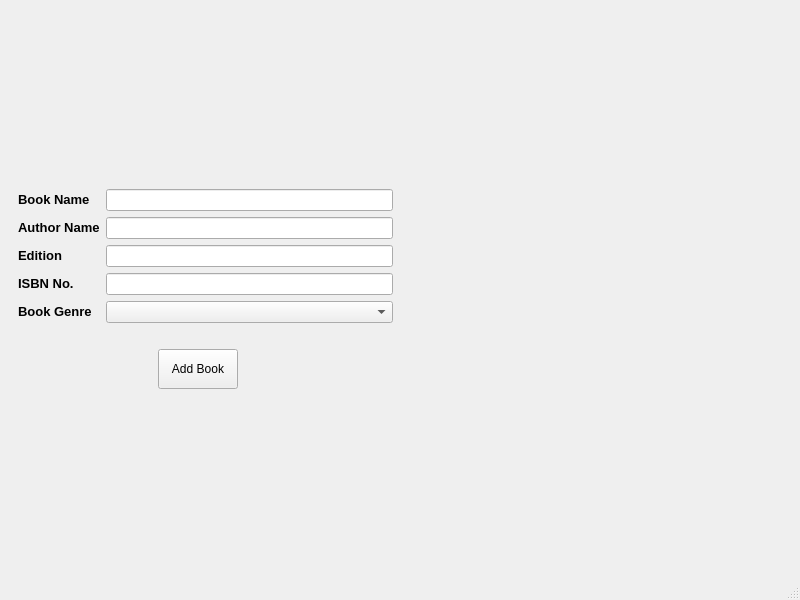
<?xml version="1.0" encoding="UTF-8"?>
<ui version="4.0">
 <class>add_book_page</class>
 <widget class="QMainWindow" name="add_book_page">
  <property name="geometry">
   <rect>
    <x>0</x>
    <y>0</y>
    <width>800</width>
    <height>600</height>
   </rect>
  </property>
  <property name="windowTitle">
   <string>Add A New Book</string>
  </property>
  <property name="styleSheet">
   <string notr="true"/>
  </property>
  <widget class="QWidget" name="centralwidget">
   <layout class="QGridLayout" name="gridLayout_2">
    <item row="11" column="1">
     <spacer name="verticalSpacer_3">
      <property name="orientation">
       <enum>Qt::Vertical</enum>
      </property>
      <property name="sizeHint" stdset="0">
       <size>
        <width>20</width>
        <height>40</height>
       </size>
      </property>
     </spacer>
    </item>
    <item row="9" column="0">
     <spacer name="horizontalSpacer">
      <property name="orientation">
       <enum>Qt::Horizontal</enum>
      </property>
      <property name="sizeHint" stdset="0">
       <size>
        <width>40</width>
        <height>20</height>
       </size>
      </property>
     </spacer>
    </item>
    <item row="1" column="2">
     <spacer name="horizontalSpacer_2">
      <property name="orientation">
       <enum>Qt::Horizontal</enum>
      </property>
      <property name="sizeHint" stdset="0">
       <size>
        <width>40</width>
        <height>20</height>
       </size>
      </property>
     </spacer>
    </item>
    <item row="0" column="1">
     <spacer name="verticalSpacer">
      <property name="orientation">
       <enum>Qt::Vertical</enum>
      </property>
      <property name="sizeHint" stdset="0">
       <size>
        <width>20</width>
        <height>40</height>
       </size>
      </property>
     </spacer>
    </item>
    <item row="7" column="0">
     <layout class="QHBoxLayout" name="horizontalLayout">
      <item>
       <spacer name="horizontalSpacer_5">
        <property name="orientation">
         <enum>Qt::Horizontal</enum>
        </property>
        <property name="sizeHint" stdset="0">
         <size>
          <width>40</width>
          <height>20</height>
         </size>
        </property>
       </spacer>
      </item>
      <item>
       <widget class="QPushButton" name="addbutton">
        <property name="enabled">
         <bool>true</bool>
        </property>
        <property name="minimumSize">
         <size>
          <width>75</width>
          <height>40</height>
         </size>
        </property>
        <property name="text">
         <string>Add Book</string>
        </property>
       </widget>
      </item>
      <item>
       <spacer name="horizontalSpacer_3">
        <property name="orientation">
         <enum>Qt::Horizontal</enum>
        </property>
        <property name="sizeHint" stdset="0">
         <size>
          <width>40</width>
          <height>20</height>
         </size>
        </property>
       </spacer>
      </item>
     </layout>
    </item>
    <item row="7" column="2">
     <spacer name="horizontalSpacer_4">
      <property name="orientation">
       <enum>Qt::Horizontal</enum>
      </property>
      <property name="sizeHint" stdset="0">
       <size>
        <width>40</width>
        <height>20</height>
       </size>
      </property>
     </spacer>
    </item>
    <item row="1" column="0" colspan="2">
     <widget class="QFrame" name="frame">
      <property name="styleSheet">
       <string notr="true"/>
      </property>
      <layout class="QFormLayout" name="formLayout">
       <property name="topMargin">
        <number>20</number>
       </property>
       <property name="rightMargin">
        <number>20</number>
       </property>
       <property name="bottomMargin">
        <number>20</number>
       </property>
       <item row="0" column="0">
        <widget class="QLabel" name="label">
         <property name="styleSheet">
          <string notr="true"/>
         </property>
         <property name="text">
          <string>&lt;html&gt;&lt;head/&gt;&lt;body&gt;&lt;p&gt;&lt;span style=&quot; font-size:10pt; font-weight:600; color:#000000;&quot;&gt;Book Name&lt;/span&gt;&lt;/p&gt;&lt;/body&gt;&lt;/html&gt;</string>
         </property>
        </widget>
       </item>
       <item row="0" column="1">
        <widget class="QLineEdit" name="bookname">
         <property name="maxLength">
          <number>60</number>
         </property>
        </widget>
       </item>
       <item row="1" column="0">
        <widget class="QLabel" name="label_2">
         <property name="text">
          <string>&lt;html&gt;&lt;head/&gt;&lt;body&gt;&lt;p&gt;&lt;span style=&quot; font-size:10pt; font-weight:600; color:#000000;&quot;&gt;Author Name&lt;/span&gt;&lt;/p&gt;&lt;/body&gt;&lt;/html&gt;</string>
         </property>
        </widget>
       </item>
       <item row="1" column="1">
        <widget class="QLineEdit" name="authorname">
         <property name="maxLength">
          <number>60</number>
         </property>
         <property name="clearButtonEnabled">
          <bool>false</bool>
         </property>
        </widget>
       </item>
       <item row="2" column="0">
        <widget class="QLabel" name="label_3">
         <property name="text">
          <string>&lt;html&gt;&lt;head/&gt;&lt;body&gt;&lt;p&gt;&lt;span style=&quot; font-size:10pt; font-weight:600;&quot;&gt;Edition&lt;/span&gt;&lt;/p&gt;&lt;/body&gt;&lt;/html&gt;</string>
         </property>
        </widget>
       </item>
       <item row="2" column="1">
        <widget class="QLineEdit" name="edition">
         <property name="inputMethodHints">
          <set>Qt::ImhDigitsOnly</set>
         </property>
         <property name="maxLength">
          <number>10</number>
         </property>
        </widget>
       </item>
       <item row="3" column="1">
        <widget class="QLineEdit" name="ISBN"/>
       </item>
       <item row="3" column="0">
        <widget class="QLabel" name="label_4">
         <property name="text">
          <string>&lt;html&gt;&lt;head/&gt;&lt;body&gt;&lt;p&gt;&lt;span style=&quot; font-size:10pt; font-weight:600; color:#000000;&quot;&gt;ISBN No.&lt;/span&gt;&lt;/p&gt;&lt;/body&gt;&lt;/html&gt;</string>
         </property>
        </widget>
       </item>
       <item row="4" column="0">
        <widget class="QLabel" name="label_5">
         <property name="text">
          <string>&lt;html&gt;&lt;head/&gt;&lt;body&gt;&lt;p&gt;&lt;span style=&quot; font-size:10pt; font-weight:600;&quot;&gt;Book Genre&lt;/span&gt;&lt;/p&gt;&lt;/body&gt;&lt;/html&gt;</string>
         </property>
        </widget>
       </item>
       <item row="4" column="1">
        <widget class="QComboBox" name="genre_options"/>
       </item>
      </layout>
     </widget>
    </item>
   </layout>
  </widget>
  <widget class="QStatusBar" name="statusbar"/>
 </widget>
 <resources/>
 <connections/>
</ui>
